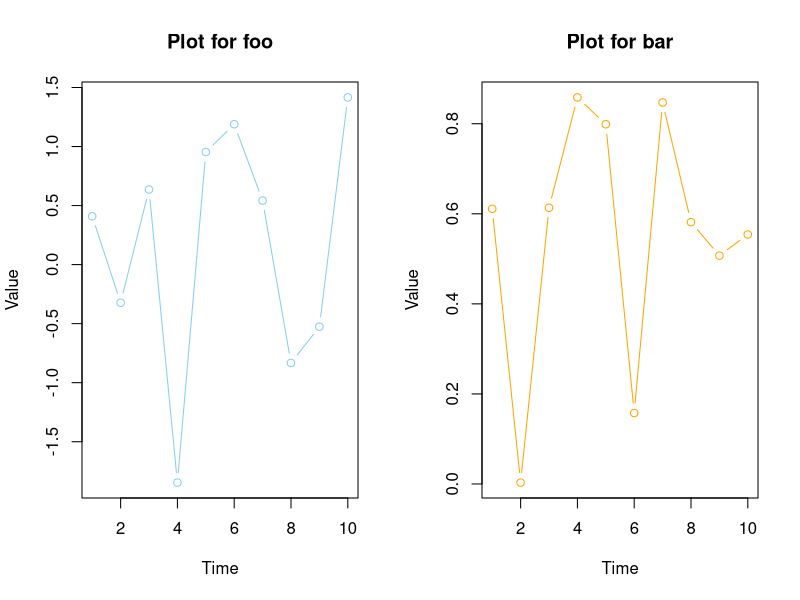

The R script that drew this image:
## ---- chunk 1
knitr::opts_chunk$set(echo = TRUE)
library(tidyverse)
## ---- chunk 2
set.seed(1984)
df1 <- data.frame(time = 1:10, value = rnorm(10))
df2 <- data.frame(t = 1:10, val = runif(10))
## ---- chunk 3
class(df1) <- "foo"
class(df2) <- "bar"

df1
## ---- chunk 4
plot_results <- function(x, ...) {
  UseMethod("plot_results")
}
## ---- chunk 5
plot_results.foo <- function(x, ...) {
  plot(
    x$time, x$value,
    type = "b",
    col = "skyblue",
    main = "Plot for foo",
    xlab = "Time",
    ylab = "Value"
  )
}
## ---- chunk 6
plot_results.bar <- function(x, ...) {
  plot(
    x$t, x$val,
    type = "b",
    col = "orange",
    main = "Plot for bar",
    xlab = "Time",
    ylab = "Value"
  )
}
## ---- chunk 7
par(mfrow = c(1, 2))  # Optional: plot side by side
plot_results(df1)
plot_results(df2)
